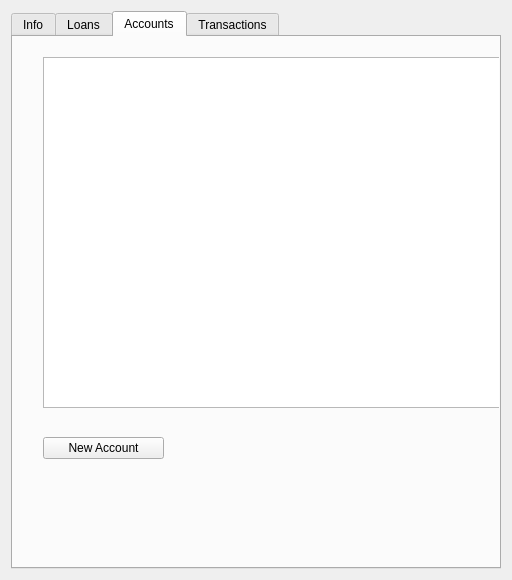
<?xml version="1.0" encoding="UTF-8"?>
<ui version="4.0">
 <class>memberPage</class>
 <widget class="QWidget" name="memberPage">
  <property name="geometry">
   <rect>
    <x>0</x>
    <y>0</y>
    <width>512</width>
    <height>577</height>
   </rect>
  </property>
  <property name="windowTitle">
   <string>memberName</string>
  </property>
  <layout class="QGridLayout" name="gridLayout">
   <item row="0" column="0">
    <widget class="QTabWidget" name="tabWidget">
     <property name="currentIndex">
      <number>2</number>
     </property>
     <widget class="QWidget" name="infoTab">
      <attribute name="title">
       <string>Info</string>
      </attribute>
      <layout class="QHBoxLayout" name="horizontalLayout">
       <item>
        <layout class="QVBoxLayout" name="verticalLayout">
         <item>
          <spacer name="verticalSpacer_3">
           <property name="orientation">
            <enum>Qt::Vertical</enum>
           </property>
           <property name="sizeHint" stdset="0">
            <size>
             <width>20</width>
             <height>40</height>
            </size>
           </property>
          </spacer>
         </item>
         <item>
          <widget class="QLabel" name="label_photo">
           <property name="minimumSize">
            <size>
             <width>100</width>
             <height>100</height>
            </size>
           </property>
           <property name="maximumSize">
            <size>
             <width>100</width>
             <height>100</height>
            </size>
           </property>
           <property name="styleSheet">
            <string notr="true">background-color: white;</string>
           </property>
           <property name="text">
            <string/>
           </property>
           <property name="scaledContents">
            <bool>true</bool>
           </property>
          </widget>
         </item>
         <item>
          <widget class="QLabel" name="label_photoField">
           <property name="maximumSize">
            <size>
             <width>200</width>
             <height>200</height>
            </size>
           </property>
           <property name="text">
            <string/>
           </property>
          </widget>
         </item>
         <item>
          <spacer name="verticalSpacer_2">
           <property name="orientation">
            <enum>Qt::Vertical</enum>
           </property>
           <property name="sizeHint" stdset="0">
            <size>
             <width>20</width>
             <height>40</height>
            </size>
           </property>
          </spacer>
         </item>
         <item>
          <widget class="QLabel" name="label_signature">
           <property name="minimumSize">
            <size>
             <width>100</width>
             <height>100</height>
            </size>
           </property>
           <property name="maximumSize">
            <size>
             <width>100</width>
             <height>100</height>
            </size>
           </property>
           <property name="styleSheet">
            <string notr="true">background-color: white;
</string>
           </property>
           <property name="text">
            <string/>
           </property>
           <property name="scaledContents">
            <bool>true</bool>
           </property>
          </widget>
         </item>
         <item>
          <widget class="QLabel" name="label_signatureField">
           <property name="maximumSize">
            <size>
             <width>200</width>
             <height>200</height>
            </size>
           </property>
           <property name="text">
            <string/>
           </property>
          </widget>
         </item>
         <item>
          <spacer name="verticalSpacer">
           <property name="orientation">
            <enum>Qt::Vertical</enum>
           </property>
           <property name="sizeHint" stdset="0">
            <size>
             <width>20</width>
             <height>40</height>
            </size>
           </property>
          </spacer>
         </item>
        </layout>
       </item>
       <item>
        <spacer name="horizontalSpacer">
         <property name="orientation">
          <enum>Qt::Horizontal</enum>
         </property>
         <property name="sizeHint" stdset="0">
          <size>
           <width>40</width>
           <height>20</height>
          </size>
         </property>
        </spacer>
       </item>
       <item>
        <layout class="QFormLayout" name="formLayout">
         <property name="fieldGrowthPolicy">
          <enum>QFormLayout::ExpandingFieldsGrow</enum>
         </property>
         <property name="rowWrapPolicy">
          <enum>QFormLayout::DontWrapRows</enum>
         </property>
         <property name="labelAlignment">
          <set>Qt::AlignCenter</set>
         </property>
         <property name="horizontalSpacing">
          <number>15</number>
         </property>
         <property name="verticalSpacing">
          <number>12</number>
         </property>
         <property name="topMargin">
          <number>20</number>
         </property>
         <item row="0" column="0">
          <widget class="QLabel" name="label_name">
           <property name="text">
            <string>NAME :</string>
           </property>
          </widget>
         </item>
         <item row="0" column="1">
          <widget class="QLabel" name="label_nameField">
           <property name="text">
            <string>TextLabel</string>
           </property>
          </widget>
         </item>
         <item row="1" column="0">
          <widget class="QLabel" name="label_fatherHusband">
           <property name="text">
            <string>FATHER/HUSBAND :</string>
           </property>
          </widget>
         </item>
         <item row="1" column="1">
          <widget class="QLabel" name="label_fatherHusbandField">
           <property name="text">
            <string>TextLabel</string>
           </property>
          </widget>
         </item>
         <item row="2" column="0">
          <widget class="QLabel" name="label_dob">
           <property name="text">
            <string>DOB :</string>
           </property>
          </widget>
         </item>
         <item row="2" column="1">
          <widget class="QLabel" name="label_dobField">
           <property name="text">
            <string>TextLabel</string>
           </property>
          </widget>
         </item>
         <item row="3" column="0">
          <widget class="QLabel" name="label_gender">
           <property name="text">
            <string>GENDER :</string>
           </property>
          </widget>
         </item>
         <item row="3" column="1">
          <widget class="QLabel" name="label_genderField">
           <property name="text">
            <string>TextLabel</string>
           </property>
          </widget>
         </item>
         <item row="4" column="0">
          <widget class="QLabel" name="label_village">
           <property name="text">
            <string>VILLAGE :</string>
           </property>
          </widget>
         </item>
         <item row="4" column="1">
          <widget class="QLabel" name="label_villageField">
           <property name="text">
            <string>TextLabel</string>
           </property>
          </widget>
         </item>
         <item row="5" column="0">
          <widget class="QLabel" name="label_block">
           <property name="text">
            <string>BLOCK :</string>
           </property>
          </widget>
         </item>
         <item row="5" column="1">
          <widget class="QLabel" name="label_blockField">
           <property name="text">
            <string>TextLabel</string>
           </property>
          </widget>
         </item>
         <item row="6" column="0">
          <widget class="QLabel" name="label_district">
           <property name="text">
            <string>DISTRICT :</string>
           </property>
          </widget>
         </item>
         <item row="6" column="1">
          <widget class="QLabel" name="label_districtField">
           <property name="text">
            <string>TextLabel</string>
           </property>
          </widget>
         </item>
         <item row="7" column="0">
          <widget class="QLabel" name="label_state">
           <property name="text">
            <string>STATE :</string>
           </property>
          </widget>
         </item>
         <item row="7" column="1">
          <widget class="QLabel" name="label_stateField">
           <property name="text">
            <string>TextLabel</string>
           </property>
          </widget>
         </item>
         <item row="8" column="0">
          <widget class="QLabel" name="label_pincode">
           <property name="text">
            <string>PINCODE :</string>
           </property>
          </widget>
         </item>
         <item row="8" column="1">
          <widget class="QLabel" name="label_pincodeField">
           <property name="text">
            <string>TextLabel</string>
           </property>
          </widget>
         </item>
         <item row="9" column="0">
          <widget class="QLabel" name="label_mobile">
           <property name="text">
            <string>MOBILE :</string>
           </property>
          </widget>
         </item>
         <item row="9" column="1">
          <widget class="QLabel" name="label_mobileField">
           <property name="text">
            <string>TextLabel</string>
           </property>
          </widget>
         </item>
         <item row="10" column="0">
          <widget class="QLabel" name="label_email">
           <property name="text">
            <string>EMAIL :</string>
           </property>
          </widget>
         </item>
         <item row="10" column="1">
          <widget class="QLabel" name="label_emailField">
           <property name="text">
            <string>TextLabel</string>
           </property>
          </widget>
         </item>
         <item row="11" column="0">
          <widget class="QLabel" name="label_profession">
           <property name="text">
            <string>PROFESSION :</string>
           </property>
          </widget>
         </item>
         <item row="11" column="1">
          <widget class="QLabel" name="label_professionField">
           <property name="text">
            <string>TextLabel</string>
           </property>
          </widget>
         </item>
         <item row="12" column="0">
          <widget class="QLabel" name="label_office">
           <property name="text">
            <string>OFFICE :</string>
           </property>
          </widget>
         </item>
         <item row="12" column="1">
          <widget class="QLabel" name="label_officeField">
           <property name="text">
            <string>TextLabel</string>
           </property>
          </widget>
         </item>
         <item row="15" column="0">
          <widget class="QLabel" name="label_membershipType">
           <property name="text">
            <string>MEMBERSHIP TYPE :</string>
           </property>
          </widget>
         </item>
         <item row="15" column="1">
          <widget class="QLabel" name="label_membershipTypeField">
           <property name="text">
            <string>TextLabel</string>
           </property>
          </widget>
         </item>
         <item row="16" column="0">
          <widget class="QLabel" name="label_shares">
           <property name="text">
            <string>SHARES :</string>
           </property>
          </widget>
         </item>
         <item row="16" column="1">
          <widget class="QLabel" name="label_sharesField">
           <property name="text">
            <string>TextLabel</string>
           </property>
          </widget>
         </item>
         <item row="17" column="0">
          <widget class="QLabel" name="label_openingDate">
           <property name="text">
            <string>OPENING DATE :</string>
           </property>
          </widget>
         </item>
         <item row="17" column="1">
          <widget class="QLabel" name="label_openingDateField">
           <property name="text">
            <string>TextLabel</string>
           </property>
          </widget>
         </item>
         <item row="18" column="0">
          <widget class="QPushButton" name="editButton">
           <property name="text">
            <string>Edit</string>
           </property>
          </widget>
         </item>
         <item row="13" column="0">
          <widget class="QLabel" name="label">
           <property name="text">
            <string>Type of Id Proof:</string>
           </property>
          </widget>
         </item>
         <item row="13" column="1">
          <widget class="QLabel" name="label_idProof">
           <property name="text">
            <string>TextLabel</string>
           </property>
          </widget>
         </item>
         <item row="14" column="0">
          <widget class="QLabel" name="label_2">
           <property name="text">
            <string>Id Number:</string>
           </property>
          </widget>
         </item>
         <item row="14" column="1">
          <widget class="QLabel" name="label_idNumber">
           <property name="text">
            <string>TextLabel</string>
           </property>
          </widget>
         </item>
        </layout>
       </item>
       <item>
        <spacer name="horizontalSpacer_2">
         <property name="orientation">
          <enum>Qt::Horizontal</enum>
         </property>
         <property name="sizeType">
          <enum>QSizePolicy::Expanding</enum>
         </property>
         <property name="sizeHint" stdset="0">
          <size>
           <width>40</width>
           <height>20</height>
          </size>
         </property>
        </spacer>
       </item>
      </layout>
     </widget>
     <widget class="QWidget" name="loanTab">
      <attribute name="title">
       <string>Loans</string>
      </attribute>
     </widget>
     <widget class="QWidget" name="accountsTab">
      <attribute name="title">
       <string>Accounts</string>
      </attribute>
      <widget class="QPushButton" name="newAccountPushButton">
       <property name="geometry">
        <rect>
         <x>30</x>
         <y>400</y>
         <width>121</width>
         <height>22</height>
        </rect>
       </property>
       <property name="text">
        <string>New Account</string>
       </property>
      </widget>
      <widget class="QListView" name="accountsListView">
       <property name="geometry">
        <rect>
         <x>30</x>
         <y>20</y>
         <width>491</width>
         <height>351</height>
        </rect>
       </property>
      </widget>
     </widget>
     <widget class="QWidget" name="transactionTab">
      <attribute name="title">
       <string>Transactions</string>
      </attribute>
     </widget>
    </widget>
   </item>
  </layout>
 </widget>
 <resources/>
 <connections/>
</ui>
